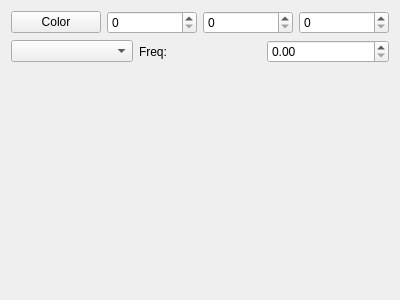
<?xml version="1.0" encoding="UTF-8"?>
<ui version="4.0">
 <class>LedControlWidget</class>
 <widget class="QWidget" name="LedControlWidget">
  <property name="geometry">
   <rect>
    <x>0</x>
    <y>0</y>
    <width>400</width>
    <height>300</height>
   </rect>
  </property>
  <property name="windowTitle">
   <string>Form</string>
  </property>
  <layout class="QFormLayout" name="formLayout">
   <item row="1" column="0" colspan="2">
    <layout class="QHBoxLayout" name="horizontalLayout2">
     <item>
      <widget class="QComboBox" name="comboBoxMode"/>
     </item>
     <item>
      <widget class="QLabel" name="labelFrequency">
       <property name="text">
        <string>Freq:</string>
       </property>
      </widget>
     </item>
     <item>
      <widget class="QDoubleSpinBox" name="doubleSpinBoxFrequency"/>
     </item>
    </layout>
   </item>
   <item row="0" column="0" colspan="2">
    <layout class="QHBoxLayout" name="horizontalLayout">
     <item>
      <widget class="QPushButton" name="ledColorButton">
       <property name="text">
        <string>Color</string>
       </property>
      </widget>
     </item>
     <item>
      <widget class="QSpinBox" name="spinBoxRed"/>
     </item>
     <item>
      <widget class="QSpinBox" name="spinBoxGreen"/>
     </item>
     <item>
      <widget class="QSpinBox" name="spinBoxBlue"/>
     </item>
    </layout>
   </item>
  </layout>
 </widget>
 <resources/>
 <connections/>
</ui>
